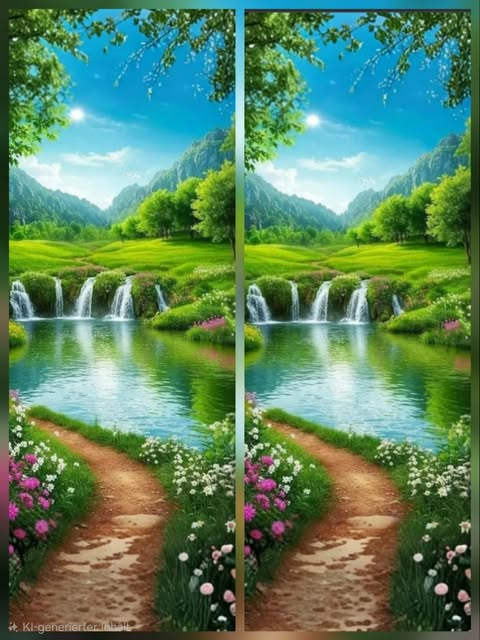
#> input picture spot_the_difference/validation_dataset/puzzle_03.jpg, 480 x 640 px, found by its file name
$ python test_align_puz3.py
#> lines starting #> are read from the running program, lines starting #| are printed output that depends on the picture
import cv2
import numpy as np
from pathlib import Path
import spot_the_differences

SCRIPT_DIR = Path(__file__).resolve().parent
img = cv2.imread(str(SCRIPT_DIR / "validation_dataset/puzzle_03.jpg"))
#> img is the input picture: shape (640, 480, 3); mean B, G, R 96.8, 131.6, 92.6
h, w = img.shape[:2]
#> h = 640; w = 480

sift = cv2.SIFT_create()

# Test splits from 300 to 340
for sep in range(280, 361, 10):
    a = img[:sep, :]
    b = img[sep:, :]

    # Resize b to match a
    b_resized = cv2.resize(b, (a.shape[1], a.shape[0]), interpolation=cv2.INTER_LANCZOS4)

    gray_a = cv2.cvtColor(a, cv2.COLOR_BGR2GRAY)
    gray_b = cv2.cvtColor(b_resized, cv2.COLOR_BGR2GRAY)

    kp_a, des_a = sift.detectAndCompute(gray_a, None)
    kp_b, des_b = sift.detectAndCompute(gray_b, None)

    if des_a is None or des_b is None:
        print(f"sep={sep}: No descriptors")
        continue

    bf = cv2.BFMatcher()
    matches = bf.knnMatch(des_a, des_b, k=2)

    good = []
    for m, n in matches:
        if m.distance < 0.75 * n.distance:
            good.append(m)

    print(f"sep={sep}: good matches={len(good)}")
#> this loop made 9 passes
#> matches on passes 1 to 9: 1886 matches, 1954 matches, 2047 matches, 2132 matches, 2216 matches, 2282 matches, 2322 matches, 2351 matches, 2366 matches
#> pass 1, `b_resized = cv2.resize(b, (a.shape[1], a.shape[0]), interpolation=cv2...`:
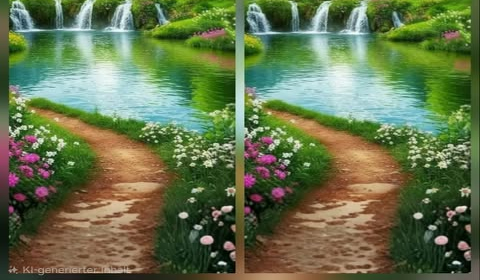
#> b_resized: shape (280, 480, 3); mean B, G, R 76.5, 115.3, 101.9
#> pass 1, `gray_a = cv2.cvtColor(a, cv2.COLOR_BGR2GRAY)`:
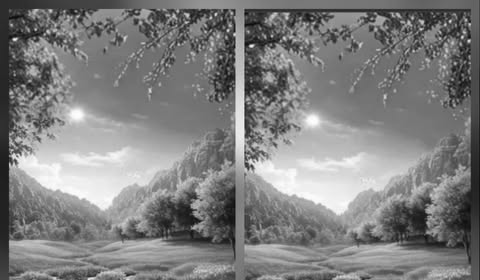
#> gray_a: shape (280, 480); min 12, max 254, mean 127.6
#> after the loop:
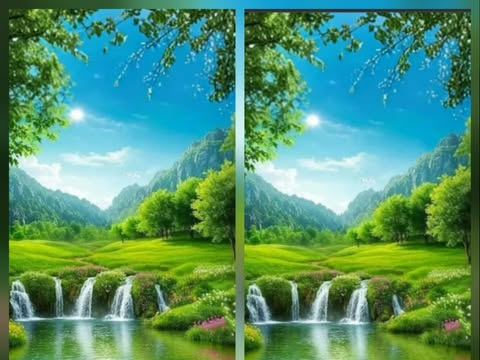
#> a: shape (360, 480, 3); mean B, G, R 111.8, 147, 83.8
#> after the loop:
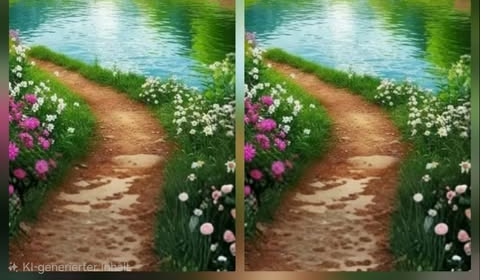
#> b: shape (280, 480, 3); mean B, G, R 77.4, 111.7, 103.8
#> after the loop:
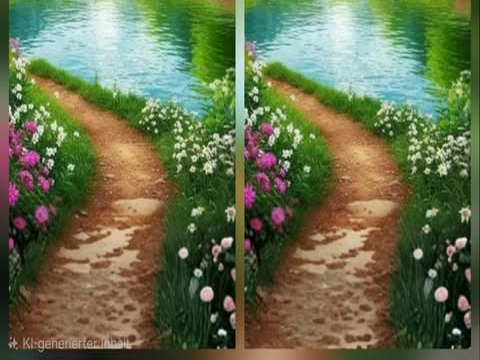
#> b_resized: shape (360, 480, 3); mean B, G, R 77.4, 111.7, 103.8
#> after the loop:
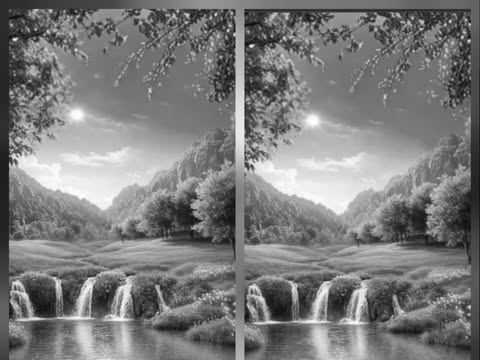
#> gray_a: shape (360, 480); min 12, max 254, mean 124.1
#> after the loop:
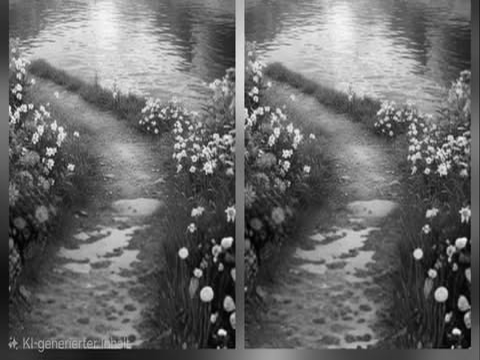
#> gray_b: shape (360, 480); min 0, max 249, mean 105.4

$ run again, with spot_the_difference/validation_dataset/puzzle_02.jpg copied over spot_the_difference/validation_dataset/puzzle_03.jpg
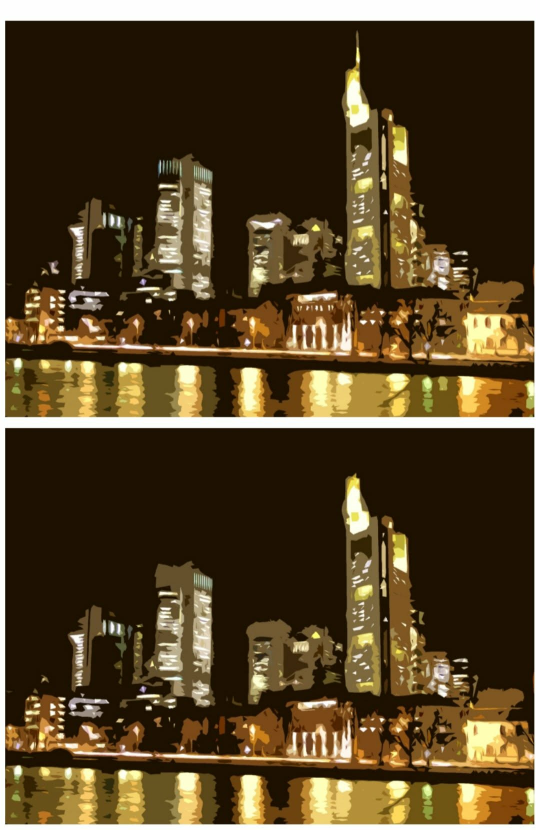
#> input picture spot_the_difference/validation_dataset/puzzle_02.jpg, 1080 x 1659 px, found by its file name (shown at 1/2 size)
#> img is the input picture: shape (1659, 1080, 3); mean B, G, R 39.8, 67.8, 85.3
#> the loop `for sep in range(280, 361, 10):` made 9 passes
#> matches on passes 1 to 8: 69 matches, 73 matches, 77 matches, 85 matches, 97 matches, 113 matches, 134 matches, 156 matches
#> after the loop `for sep in range(280, 361, 10):`:
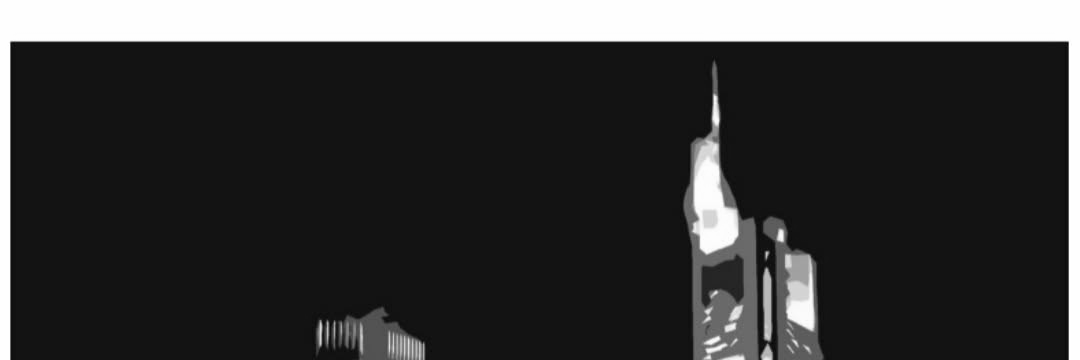
#> gray_a: shape (360, 1080); min 5, max 255, mean 56.8
#> after the loop `for sep in range(280, 361, 10):`:
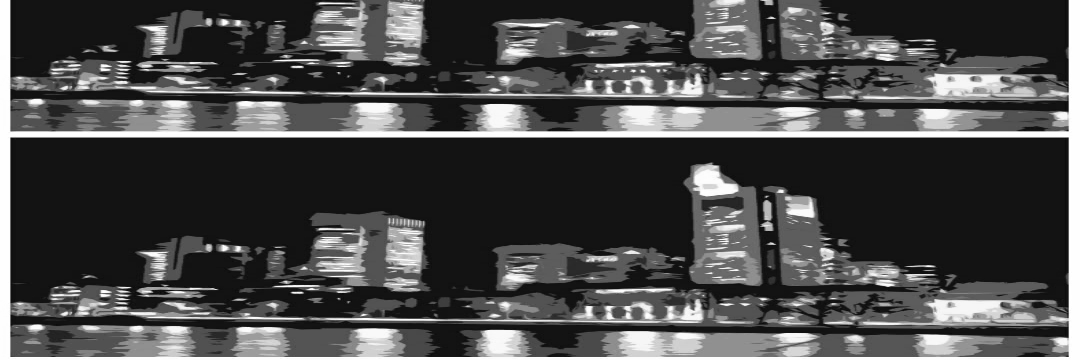
#> gray_b: shape (360, 1080); min 7, max 255, mean 73.5

$ run again, with spot_the_difference/validation_dataset/puzzle_05.jpg copied over spot_the_difference/validation_dataset/puzzle_03.jpg
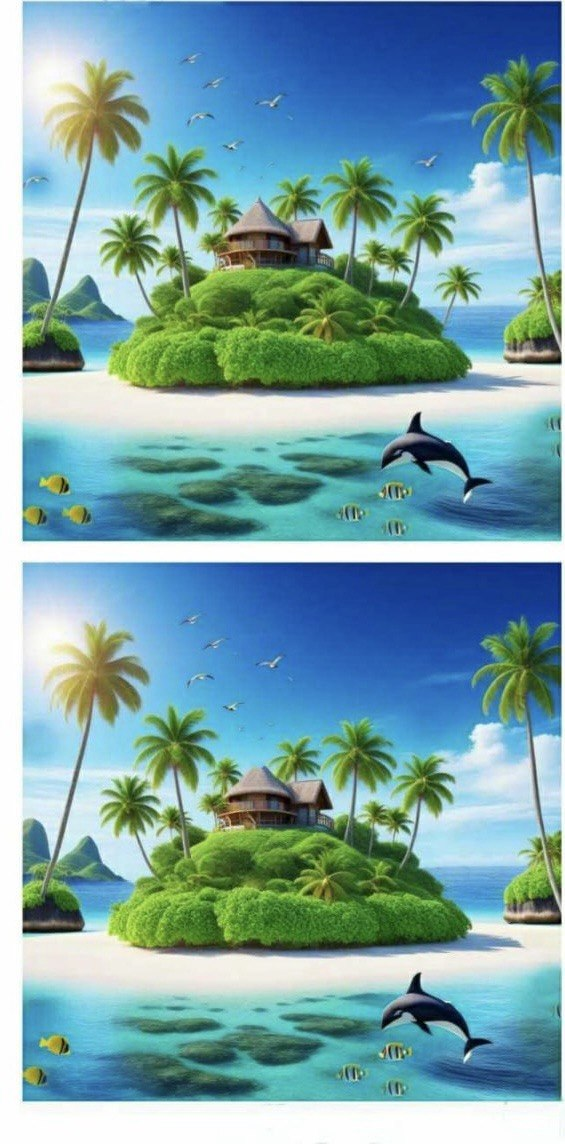
#> input picture spot_the_difference/validation_dataset/puzzle_05.jpg, 565 x 1144 px, found by its file name
#> img is the input picture: shape (1144, 565, 3); mean B, G, R 167.2, 162.7, 122.3
#> the loop `for sep in range(280, 361, 10):` made 9 passes
#> matches on passes 1 to 8: 640 matches, 702 matches, 755 matches, 819 matches, 901 matches, 964 matches, 1048 matches, 1153 matches
#> after the loop `for sep in range(280, 361, 10):`:
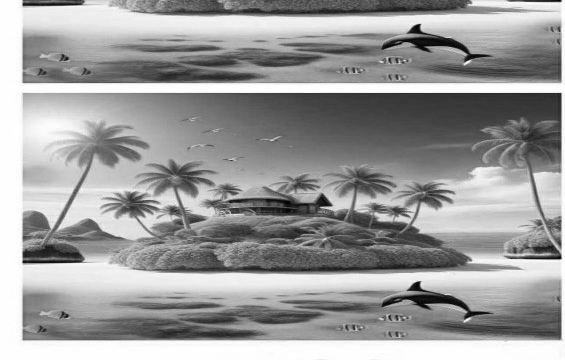
#> gray_b: shape (360, 565); min 0, max 255, mean 155.9
